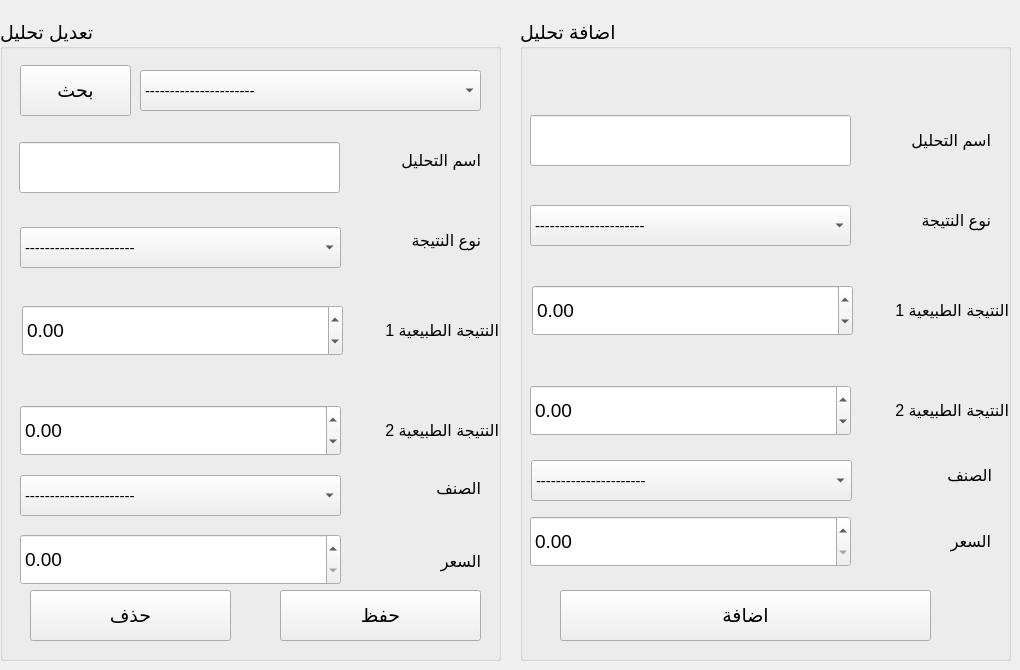
      <widget class="QWidget" name="tab_9">
       <attribute name="title">
        <string>اضافة تحليل</string>
       </attribute>
       <widget class="QGroupBox" name="groupBox_4">
        <property name="geometry">
         <rect>
          <x>520</x>
          <y>20</y>
          <width>491</width>
          <height>641</height>
         </rect>
        </property>
        <property name="font">
         <font>
          <family>Segoe UI</family>
          <pointsize>14</pointsize>
         </font>
        </property>
        <property name="title">
         <string>اضافة تحليل</string>
        </property>
        <widget class="QLabel" name="label_45">
         <property name="geometry">
          <rect>
           <x>350</x>
           <y>95</y>
           <width>121</width>
           <height>51</height>
          </rect>
         </property>
         <property name="font">
          <font>
           <family>Segoe UI</family>
           <pointsize>12</pointsize>
           <weight>50</weight>
           <bold>false</bold>
          </font>
         </property>
         <property name="text">
          <string>اسم التحليل</string>
         </property>
        </widget>
        <widget class="QLineEdit" name="lineEdit_28">
         <property name="geometry">
          <rect>
           <x>10</x>
           <y>95</y>
           <width>321</width>
           <height>51</height>
          </rect>
         </property>
         <property name="font">
          <font>
           <family>Segoe UI</family>
          </font>
         </property>
        </widget>
        <widget class="QLabel" name="label_46">
         <property name="geometry">
          <rect>
           <x>338</x>
           <y>265</y>
           <width>151</width>
           <height>51</height>
          </rect>
         </property>
         <property name="font">
          <font>
           <family>Segoe UI</family>
           <pointsize>12</pointsize>
           <weight>50</weight>
           <bold>false</bold>
          </font>
         </property>
         <property name="text">
          <string>النتيجة الطبيعية 1</string>
         </property>
        </widget>
        <widget class="QDoubleSpinBox" name="doubleSpinBox">
         <property name="geometry">
          <rect>
           <x>10</x>
           <y>496</y>
           <width>321</width>
           <height>51</height>
          </rect>
         </property>
        </widget>
        <widget class="QLabel" name="label_47">
         <property name="geometry">
          <rect>
           <x>338</x>
           <y>365</y>
           <width>151</width>
           <height>51</height>
          </rect>
         </property>
         <property name="font">
          <font>
           <family>Segoe UI</family>
           <pointsize>12</pointsize>
           <weight>50</weight>
           <bold>false</bold>
          </font>
         </property>
         <property name="text">
          <string>النتيجة الطبيعية 2</string>
         </property>
        </widget>
        <widget class="QDoubleSpinBox" name="doubleSpinBox_2">
         <property name="geometry">
          <rect>
           <x>10</x>
           <y>365</y>
           <width>321</width>
           <height>51</height>
          </rect>
         </property>
         <property name="minimum">
          <double>-111111111.000000000000000</double>
         </property>
         <property name="maximum">
          <double>1000000000000000.000000000000000</double>
         </property>
        </widget>
        <widget class="QDoubleSpinBox" name="doubleSpinBox_3">
         <property name="geometry">
          <rect>
           <x>12</x>
           <y>265</y>
           <width>321</width>
           <height>51</height>
          </rect>
         </property>
         <property name="minimum">
          <double>-10000000000000000.000000000000000</double>
         </property>
         <property name="maximum">
          <double>1000000000000000.000000000000000</double>
         </property>
        </widget>
        <widget class="QLabel" name="label_48">
         <property name="geometry">
          <rect>
           <x>360</x>
           <y>496</y>
           <width>111</width>
           <height>51</height>
          </rect>
         </property>
         <property name="font">
          <font>
           <family>Segoe UI</family>
           <pointsize>12</pointsize>
           <weight>50</weight>
           <bold>false</bold>
          </font>
         </property>
         <property name="text">
          <string>السعر</string>
         </property>
        </widget>
        <widget class="QPushButton" name="pushButton_26">
         <property name="geometry">
          <rect>
           <x>40</x>
           <y>570</y>
           <width>371</width>
           <height>51</height>
          </rect>
         </property>
         <property name="font">
          <font>
           <family>Segoe UI</family>
           <pointsize>14</pointsize>
          </font>
         </property>
         <property name="text">
          <string>اضافة</string>
         </property>
        </widget>
        <widget class="QLabel" name="label_56">
         <property name="geometry">
          <rect>
           <x>360</x>
           <y>175</y>
           <width>111</width>
           <height>51</height>
          </rect>
         </property>
         <property name="font">
          <font>
           <family>Segoe UI</family>
           <pointsize>12</pointsize>
           <weight>50</weight>
           <bold>false</bold>
          </font>
         </property>
         <property name="text">
          <string>نوع النتيجة</string>
         </property>
        </widget>
        <widget class="QComboBox" name="comboBox_22">
         <property name="geometry">
          <rect>
           <x>10</x>
           <y>185</y>
           <width>321</width>
           <height>41</height>
          </rect>
         </property>
         <property name="font">
          <font>
           <pointsize>11</pointsize>
          </font>
         </property>
         <item>
          <property name="text">
           <string>----------------------</string>
          </property>
         </item>
         <item>
          <property name="text">
           <string>حقل كتابة</string>
          </property>
         </item>
         <item>
          <property name="text">
           <string>خيارات</string>
          </property>
         </item>
         <item>
          <property name="text">
           <string>خيارات مع تعديل</string>
          </property>
         </item>
         <item>
          <property name="text">
           <string>عدد</string>
          </property>
         </item>
        </widget>
        <widget class="QLabel" name="label_58">
         <property name="geometry">
          <rect>
           <x>361</x>
           <y>430</y>
           <width>111</width>
           <height>51</height>
          </rect>
         </property>
         <property name="font">
          <font>
           <family>Segoe UI</family>
           <pointsize>12</pointsize>
           <weight>50</weight>
           <bold>false</bold>
          </font>
         </property>
         <property name="text">
          <string>الصنف</string>
         </property>
        </widget>
        <widget class="QComboBox" name="comboBox_23">
         <property name="geometry">
          <rect>
           <x>11</x>
           <y>440</y>
           <width>321</width>
           <height>41</height>
          </rect>
         </property>
         <property name="font">
          <font>
           <pointsize>11</pointsize>
          </font>
         </property>
         <item>
          <property name="text">
           <string>----------------------</string>
          </property>
         </item>
         <item>
          <property name="text">
           <string>bio</string>
          </property>
         </item>
         <item>
          <property name="text">
           <string>GSE</string>
          </property>
         </item>
         <item>
          <property name="text">
           <string>GUE</string>
          </property>
         </item>
         <item>
          <property name="text">
           <string>hematology</string>
          </property>
         </item>
         <item>
          <property name="text">
           <string>هرمونات مشترك</string>
          </property>
         </item>
        </widget>
       </widget>
       <widget class="QGroupBox" name="groupBox_9">
        <property name="geometry">
         <rect>
          <x>0</x>
          <y>20</y>
          <width>501</width>
          <height>641</height>
         </rect>
        </property>
        <property name="font">
         <font>
          <family>Segoe UI</family>
          <pointsize>14</pointsize>
         </font>
        </property>
        <property name="title">
         <string>تعديل تحليل</string>
        </property>
        <widget class="QComboBox" name="comboBox_21">
         <property name="geometry">
          <rect>
           <x>140</x>
           <y>50</y>
           <width>341</width>
           <height>41</height>
          </rect>
         </property>
         <property name="font">
          <font>
           <pointsize>11</pointsize>
          </font>
         </property>
         <item>
          <property name="text">
           <string>----------------------</string>
          </property>
         </item>
        </widget>
        <widget class="QPushButton" name="pushButton_27">
         <property name="geometry">
          <rect>
           <x>280</x>
           <y>570</y>
           <width>201</width>
           <height>51</height>
          </rect>
         </property>
         <property name="font">
          <font>
           <family>Segoe UI</family>
           <pointsize>14</pointsize>
          </font>
         </property>
         <property name="text">
          <string>حفظ</string>
         </property>
        </widget>
        <widget class="QPushButton" name="pushButton_28">
         <property name="geometry">
          <rect>
           <x>30</x>
           <y>570</y>
           <width>201</width>
           <height>51</height>
          </rect>
         </property>
         <property name="font">
          <font>
           <family>Segoe UI</family>
           <pointsize>14</pointsize>
          </font>
         </property>
         <property name="styleSheet">
          <string notr="true"/>
         </property>
         <property name="text">
          <string>حذف</string>
         </property>
        </widget>
        <widget class="QPushButton" name="pushButton_33">
         <property name="geometry">
          <rect>
           <x>20</x>
           <y>45</y>
           <width>111</width>
           <height>51</height>
          </rect>
         </property>
         <property name="font">
          <font>
           <family>Segoe UI</family>
           <pointsize>14</pointsize>
          </font>
         </property>
         <property name="text">
          <string>بحث</string>
         </property>
        </widget>
        <widget class="QLabel" name="label_51">
         <property name="geometry">
          <rect>
           <x>348</x>
           <y>385</y>
           <width>151</width>
           <height>51</height>
          </rect>
         </property>
         <property name="font">
          <font>
           <family>Segoe UI</family>
           <pointsize>12</pointsize>
           <weight>50</weight>
           <bold>false</bold>
          </font>
         </property>
         <property name="text">
          <string>النتيجة الطبيعية 2</string>
         </property>
        </widget>
        <widget class="QLabel" name="label_49">
         <property name="geometry">
          <rect>
           <x>360</x>
           <y>115</y>
           <width>121</width>
           <height>51</height>
          </rect>
         </property>
         <property name="font">
          <font>
           <family>Segoe UI</family>
           <pointsize>12</pointsize>
           <weight>50</weight>
           <bold>false</bold>
          </font>
         </property>
         <property name="text">
          <string>اسم التحليل</string>
         </property>
        </widget>
        <widget class="QDoubleSpinBox" name="doubleSpinBox_6">
         <property name="geometry">
          <rect>
           <x>20</x>
           <y>514</y>
           <width>321</width>
           <height>51</height>
          </rect>
         </property>
        </widget>
        <widget class="QDoubleSpinBox" name="doubleSpinBox_5">
         <property name="geometry">
          <rect>
           <x>20</x>
           <y>385</y>
           <width>321</width>
           <height>51</height>
          </rect>
         </property>
         <property name="minimum">
          <double>-111111111111111.000000000000000</double>
         </property>
         <property name="maximum">
          <double>99999999999999991611392.000000000000000</double>
         </property>
        </widget>
        <widget class="QLabel" name="label_57">
         <property name="geometry">
          <rect>
           <x>370</x>
           <y>195</y>
           <width>111</width>
           <height>51</height>
          </rect>
         </property>
         <property name="font">
          <font>
           <family>Segoe UI</family>
           <pointsize>12</pointsize>
           <weight>50</weight>
           <bold>false</bold>
          </font>
         </property>
         <property name="text">
          <string>نوع النتيجة</string>
         </property>
        </widget>
        <widget class="QDoubleSpinBox" name="doubleSpinBox_4">
         <property name="geometry">
          <rect>
           <x>22</x>
           <y>285</y>
           <width>321</width>
           <height>51</height>
          </rect>
         </property>
         <property name="minimum">
          <double>-1111111111111.000000000000000</double>
         </property>
         <property name="maximum">
          <double>10000000000000000000.000000000000000</double>
         </property>
        </widget>
        <widget class="QLabel" name="label_52">
         <property name="geometry">
          <rect>
           <x>348</x>
           <y>285</y>
           <width>151</width>
           <height>51</height>
          </rect>
         </property>
         <property name="font">
          <font>
           <family>Segoe UI</family>
           <pointsize>12</pointsize>
           <weight>50</weight>
           <bold>false</bold>
          </font>
         </property>
         <property name="text">
          <string>النتيجة الطبيعية 1</string>
         </property>
        </widget>
        <widget class="QLineEdit" name="lineEdit_29">
         <property name="geometry">
          <rect>
           <x>19</x>
           <y>122</y>
           <width>321</width>
           <height>51</height>
          </rect>
         </property>
         <property name="font">
          <font>
           <family>Segoe UI</family>
          </font>
         </property>
        </widget>
        <widget class="QLabel" name="label_50">
         <property name="geometry">
          <rect>
           <x>370</x>
           <y>516</y>
           <width>111</width>
           <height>51</height>
          </rect>
         </property>
         <property name="font">
          <font>
           <family>Segoe UI</family>
           <pointsize>12</pointsize>
           <weight>50</weight>
           <bold>false</bold>
          </font>
         </property>
         <property name="text">
          <string>السعر</string>
         </property>
        </widget>
        <widget class="QComboBox" name="comboBox_25">
         <property name="geometry">
          <rect>
           <x>20</x>
           <y>207</y>
           <width>321</width>
           <height>41</height>
          </rect>
         </property>
         <property name="font">
          <font>
           <pointsize>11</pointsize>
          </font>
         </property>
         <item>
          <property name="text">
           <string>----------------------</string>
          </property>
         </item>
         <item>
          <property name="text">
           <string>حقل كتابة</string>
          </property>
         </item>
         <item>
          <property name="text">
           <string>خيارات</string>
          </property>
         </item>
         <item>
          <property name="text">
           <string>خيارات مع تعديل</string>
          </property>
         </item>
         <item>
          <property name="text">
           <string>عدد</string>
          </property>
         </item>
        </widget>
        <widget class="QLabel" name="label_59">
         <property name="geometry">
          <rect>
           <x>370</x>
           <y>443</y>
           <width>111</width>
           <height>51</height>
          </rect>
         </property>
         <property name="font">
          <font>
           <family>Segoe UI</family>
           <pointsize>12</pointsize>
           <weight>50</weight>
           <bold>false</bold>
          </font>
         </property>
         <property name="text">
          <string>الصنف</string>
         </property>
        </widget>
        <widget class="QComboBox" name="comboBox_26">
         <property name="geometry">
          <rect>
           <x>20</x>
           <y>455</y>
           <width>321</width>
           <height>41</height>
          </rect>
         </property>
         <property name="font">
          <font>
           <pointsize>11</pointsize>
          </font>
         </property>
         <item>
          <property name="text">
           <string>----------------------</string>
          </property>
         </item>
         <item>
          <property name="text">
           <string>bio</string>
          </property>
         </item>
         <item>
          <property name="text">
           <string>GSE</string>
          </property>
         </item>
         <item>
          <property name="text">
           <string>GUE</string>
          </property>
         </item>
         <item>
          <property name="text">
           <string>hematology</string>
          </property>
         </item>
         <item>
          <property name="text">
           <string>هرمونات مشترك</string>
          </property>
         </item>
        </widget>
       </widget>
      </widget>
